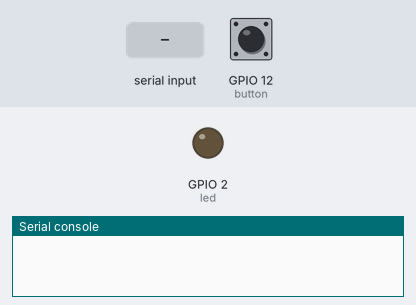
Simulated run of this program. Board: ESP32 board running MicroPython. Shown: output pins drawn as LEDs (lit = HIGH), the last lines printed to the serial console. Dashed ring = blinking. The inputs (shaded band) are chosen by the test bench; at power-on: GPIO 12 (button) HIGH.

Above: at 1.2 s.
1.3 s: "1\n" received over the second serial link
At 1.7 s:
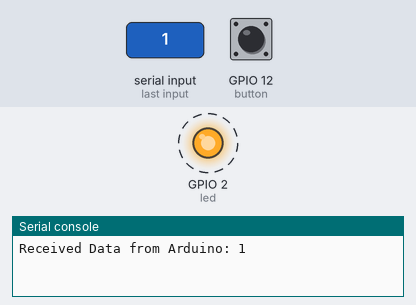
Timing chart, 0 to 4.3 s (numbered marks = the images above; inputs shaded):
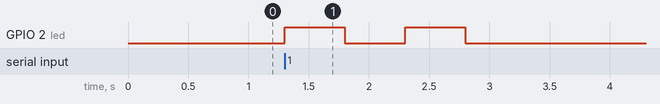

Measured:
- after the input at 1.3 s, GPIO 2 (led): alternates HIGH for 0.50 s and LOW for 0.50 s, 4 changes in all, then stays LOW, starting at once

The program:

ESP_MEGA_2way_button_serial.py
```python
import machine
import time

uart = machine.UART(2, baudrate=9600, tx=17, rx=16)
button = machine.Pin(12, machine.Pin.IN, machine.Pin.PULL_UP)
led = machine.Pin(2, machine.Pin.OUT, value=0)

def send_data(data):
    uart.write(data)
def blink():
    led.value(1)
    time.sleep(0.5)
    led.value(0)
    time.sleep(0.5)

while True:
    if button.value() == 0:
        send_data("Button pressed! Hello from ESP32...\n")
        time.sleep(2)

    if uart.any():
        try:
            received_data = uart.readline()
            decoded_data = received_data.decode("utf-8")
            print("Received Data from Arduino:", decoded_data)
            blink()
            blink()
        except UnicodeError:
            print("Error decoding data from Arduino:", received_data)
            print("Data as bytes:", received_data)
            blink()
            blink()
```
